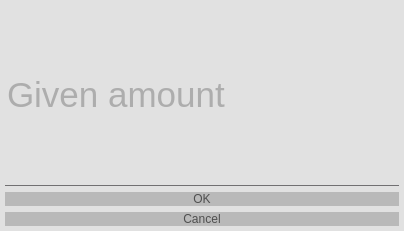
<?xml version="1.0" encoding="UTF-8"?>
<ui version="4.0">
 <class>Dialog</class>
 <widget class="QDialog" name="Dialog">
  <property name="geometry">
   <rect>
    <x>0</x>
    <y>0</y>
    <width>404</width>
    <height>231</height>
   </rect>
  </property>
  <property name="windowTitle">
   <string>Reduce</string>
  </property>
  <property name="windowIcon">
   <iconset resource="../resource/resource.qrc">
    <normaloff>:/Simple icons/simple_icons/fi-rr-smile-wink.svg</normaloff>:/Simple icons/simple_icons/fi-rr-smile-wink.svg</iconset>
  </property>
  <property name="styleSheet">
   <string notr="true">*
{
	
	font: 26pt &quot;MS Shell Dlg 2&quot;;
	
	color: rgb(79, 79, 79);
	background-color:  rgba(223, 223, 223, 200);
}


QPushButton
{ 
	alternate-background-color: rgb(255, 255, 255);
	
	background-color: rgb(185, 185, 185);
	border-width: 2px;
    border-radius: 10px;
	position: center;
 }

QPushButton:hover
{
	background: rgba(225, 225, 225, 180);
	border-style: dashed;
}

QPushButton:pressed
{
	
	background-color: rgb(136, 136, 136);
	border-width: 2px;
    border-radius: 10px;
}

QLineEdit
{
	background: transparent;
	color: rgb(121, 121, 121);
	border: none;
	border-bottom: 1px solid #717072
}
</string>
  </property>
  <layout class="QVBoxLayout" name="verticalLayout">
   <property name="leftMargin">
    <number>5</number>
   </property>
   <property name="topMargin">
    <number>5</number>
   </property>
   <property name="rightMargin">
    <number>5</number>
   </property>
   <property name="bottomMargin">
    <number>5</number>
   </property>
   <item>
    <widget class="QLineEdit" name="le_reduction">
     <property name="sizePolicy">
      <sizepolicy hsizetype="MinimumExpanding" vsizetype="MinimumExpanding">
       <horstretch>0</horstretch>
       <verstretch>0</verstretch>
      </sizepolicy>
     </property>
     <property name="font">
      <font>
       <family>MS Shell Dlg 2</family>
       <pointsize>26</pointsize>
       <weight>50</weight>
       <italic>false</italic>
       <bold>false</bold>
      </font>
     </property>
     <property name="layoutDirection">
      <enum>Qt::LeftToRight</enum>
     </property>
     <property name="inputMethodHints">
      <set>Qt::ImhDigitsOnly|Qt::ImhFormattedNumbersOnly</set>
     </property>
     <property name="placeholderText">
      <string>Given amount</string>
     </property>
    </widget>
   </item>
   <item>
    <widget class="QDialogButtonBox" name="buttonBox">
     <property name="sizePolicy">
      <sizepolicy hsizetype="MinimumExpanding" vsizetype="Maximum">
       <horstretch>0</horstretch>
       <verstretch>0</verstretch>
      </sizepolicy>
     </property>
     <property name="font">
      <font>
       <family>MS Shell Dlg 2</family>
       <pointsize>26</pointsize>
       <weight>50</weight>
       <italic>false</italic>
       <bold>false</bold>
      </font>
     </property>
     <property name="layoutDirection">
      <enum>Qt::LeftToRight</enum>
     </property>
     <property name="autoFillBackground">
      <bool>false</bool>
     </property>
     <property name="orientation">
      <enum>Qt::Vertical</enum>
     </property>
     <property name="standardButtons">
      <set>QDialogButtonBox::Cancel|QDialogButtonBox::Ok</set>
     </property>
     <property name="centerButtons">
      <bool>true</bool>
     </property>
    </widget>
   </item>
  </layout>
 </widget>
 <resources>
  <include location="../resource/resource.qrc"/>
 </resources>
 <connections/>
</ui>
